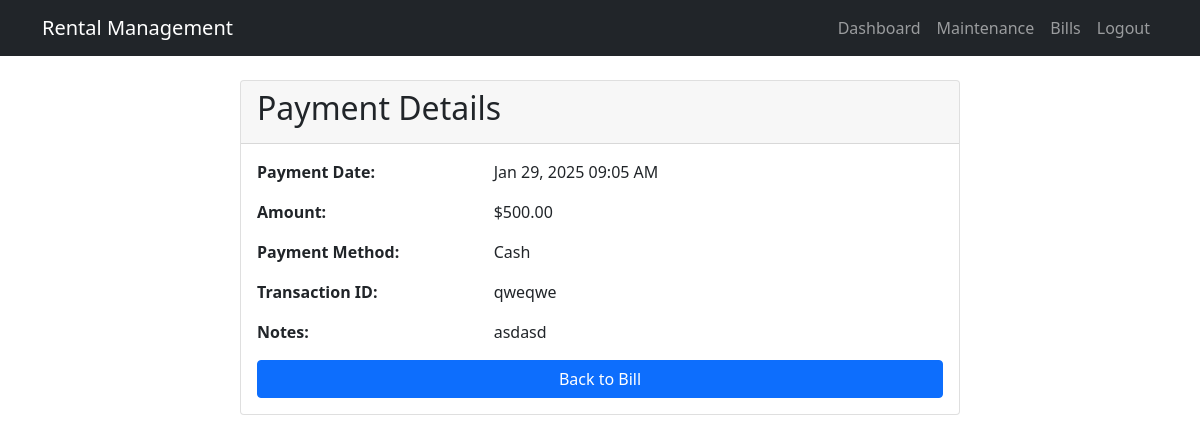
Screenshot of /bills/payment/1/ (signed in) with the database file from the repository.
### core/models.py (models this page shows)
class Payment(models.Model):
    PAYMENT_METHOD_CHOICES = [
        ('CASH', 'Cash'),
        ('BANK_TRANSFER', 'Bank Transfer'),
        ('ONLINE', 'Online Payment')
    ]
    bill = models.ForeignKey(Bill, on_delete=models.CASCADE)
    amount = models.DecimalField(max_digits=10, decimal_places=2)
    payment_date = models.DateTimeField(auto_now_add=True)
    payment_method = models.CharField(max_length=20, choices=PAYMENT_METHOD_CHOICES)
    transaction_id = models.CharField(max_length=100, blank=True)
    notes = models.TextField(blank=True)

### core/views.py (the view)
# urls.py: path('bills/payment/<int:payment_id>/', views.payment_detail, name='payment_detail'),
@login_required
def payment_detail(request, payment_id):
    payment = get_object_or_404(Payment, id=payment_id)
    if request.user.user_type == 'TENANT' and payment.bill.tenant.user != request.user:
        messages.error(request, 'You do not have permission to view this payment.')
        return redirect('bill_list')
    return render(request, 'core/bills/payment_detail.html', {'payment': payment})

### templates/core/bills/payment_detail.html
{% extends 'core/base.html' %}
{% block content %}
<div class="container">
    <div class="row justify-content-center">
        <div class="col-md-8">
            <div class="card">
                <div class="card-header">
                    <h2>Payment Details</h2>
                </div>
                <div class="card-body">
                    <div class="row mb-3">
                        <div class="col-md-4 fw-bold">Payment Date:</div>
                        <div class="col-md-8">{{ payment.payment_date|date:"M d, Y h:i A" }}</div>
                    </div>
                    <div class="row mb-3">
                        <div class="col-md-4 fw-bold">Amount:</div>
                        <div class="col-md-8">${{ payment.amount }}</div>
                    </div>
                    <div class="row mb-3">
                        <div class="col-md-4 fw-bold">Payment Method:</div>
                        <div class="col-md-8">{{ payment.get_payment_method_display }}</div>
                    </div>
                    {% if payment.transaction_id %}
                        <div class="row mb-3">
                            <div class="col-md-4 fw-bold">Transaction ID:</div>
                            <div class="col-md-8">{{ payment.transaction_id }}</div>
                        </div>
                    {% endif %}
                    {% if payment.notes %}
                        <div class="row mb-3">
                            <div class="col-md-4 fw-bold">Notes:</div>
                            <div class="col-md-8">{{ payment.notes }}</div>
                        </div>
                    {% endif %}
                    <div class="d-grid gap-2">
                        <a href="{% url 'bill_detail' payment.bill.id %}" class="btn btn-primary">
                            Back to Bill
                        </a>
                    </div>
                </div>
            </div>
        </div>
    </div>
</div>
{% endblock %}

### rows the page displays
Payment: payment_date "Jan 29, 2025 09:05 AM", amount "500.00", payment_method "Cash", transaction_id "qweqwe", notes "asdasd"
